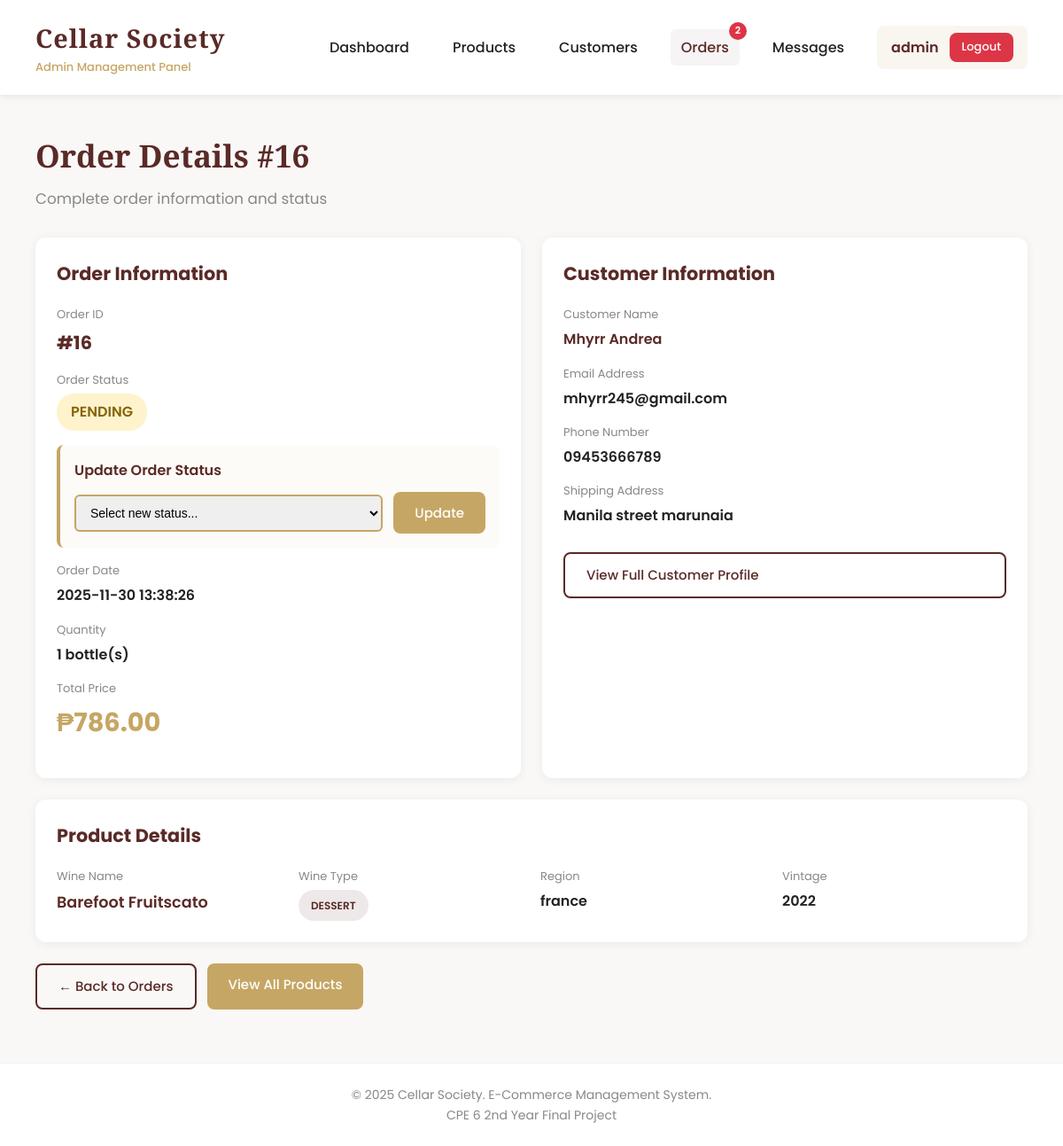
Page /orders/16 (signed in) on the earlier database version.
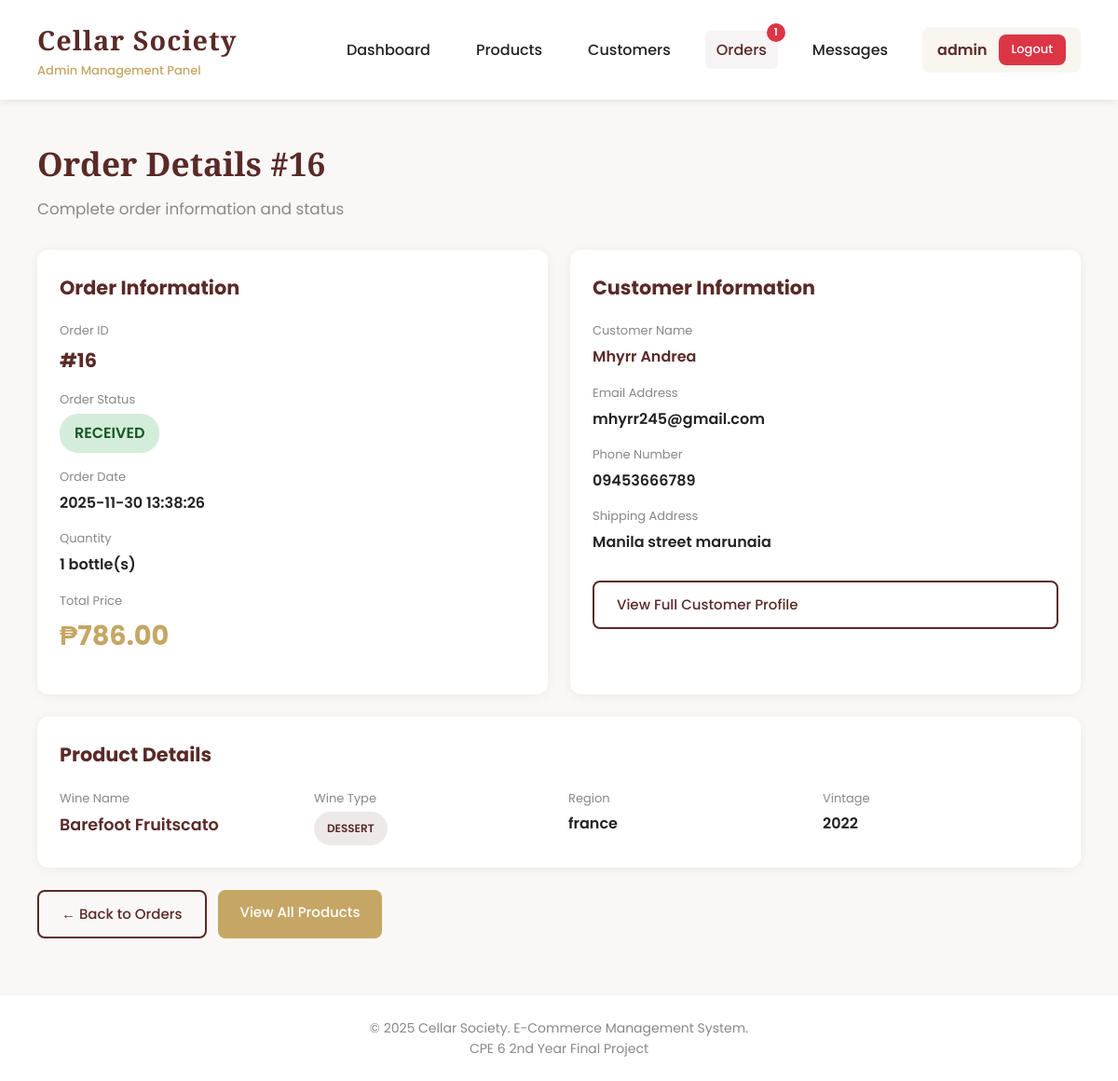
Same page on the later database version.
### app.py (the view)
@app.route('/orders/<int:order_id>')
@login_required
def order_detail(order_id):
    conn = get_db_connection()
    order = conn.execute('''
        SELECT o.*,
               c.name as customer_name, c.email as customer_email,
               c.phone as customer_phone, c.address as customer_address,
               p.name as product_name, p.type as product_type,
               p.region as product_region, p.vintage as product_vintage
        FROM orders o
        JOIN customers c ON o.customer_id = c.id
        JOIN products p ON o.product_id = p.id
        WHERE o.id = ?
    ''', (order_id,)).fetchone()
    conn.close()
    if not order:
        flash('Order not found', 'error')
        return redirect(url_for('orders'))
    return render_template('admin/order_detail.html', order=order)

### app.py (called while the page is built)
def get_db_connection():
    conn = sqlite3.connect('cellar_society.db')
    conn.row_factory = sqlite3.Row
    return conn

def login_required(f):
    @wraps(f)
    def decorated_function(*args, **kwargs):
        if 'admin_id' not in session:
            flash('Please login first', 'error')
            return redirect(url_for('login'))
        return f(*args, **kwargs)
    return decorated_function

def get_admin_notification_counts():
    conn = get_db_connection()
    pending_orders = conn.execute('''
        SELECT COUNT(*) as count FROM orders
        WHERE status = 'Pending'
    ''').fetchone()['count']
    processing_orders = conn.execute('''
        SELECT COUNT(*) as count FROM orders
        WHERE status = 'Processing'
    ''').fetchone()['count']
    unread_messages = conn.execute('''
        SELECT COUNT(*) as count FROM messages
        WHERE sender_type = 'customer' AND is_read = 0
    ''').fetchone()['count']
    conn.close()
    total = pending_orders + processing_orders + unread_messages
    return {
        'pending_orders': pending_orders,
        'processing_orders': processing_orders,
        'unread_messages': unread_messages,
        'total': total
    }

### templates/admin/order_detail.html (shortened to what the changed rows need)
{% extends "admin/base.html" %}
{% block content %}
<div class="page-header">
    <h2>Order Details #{{ order.id }}</h2>
</div>
<div style="display: grid; grid-template-columns: 1fr 1fr; gap: 24px;">
    <div class="card">
        <div style="margin-top: 20px;">
            <div style="margin-bottom: 16px;">
                <p style="color: var(--muted); font-size: 13px; margin-bottom: 4px;">Order Status</p>
                {% if order.status == 'Pending' %}
                    <span class="badge warning" style="font-size: 16px; padding: 8px 16px;">Pending</span>
                {% elif order.status == 'Processing' %}
                    <span class="badge primary" style="font-size: 16px; padding: 8px 16px;">Processing</span>
                {% elif order.status == 'Delivered' %}
                    <span class="badge success" style="font-size: 16px; padding: 8px 16px;">Delivered</span>
                {% elif order.status == 'Received' %}
                    <span class="badge success" style="font-size: 16px; padding: 8px 16px;">Received</span>
                {% elif order.status == 'Cancelled' %}
                    <span class="badge danger" style="font-size: 16px; padding: 8px 16px;">Cancelled</span>
                {% else %}
                    <span class="badge" style="font-size: 16px; padding: 8px 16px;">{{ order.status }}</span>
                {% endif %}
            </div>
            {% if order.status not in ['Received', 'Cancelled'] %}
            <div style="margin-bottom: 16px; padding: 16px; background: rgba(198, 166, 100, 0.05); border-radius: 8px; border-left: 4px solid var(--accent);">
                <p style="font-weight: 600; color: var(--primary); margin-bottom: 12px;">Update Order Status</p>
                <form method="POST" action="{{ url_for('update_order_status', order_id=order.id) }}">
                    <div style="display: flex; gap: 12px; align-items: center;">
                        <select name="status" required
                                style="flex: 1; padding: 10px 12px; border-radius: 6px; border: 2px solid var(--accent); font-size: 14px; font-weight: 500;">
                            <option value="">Select new status...</option>
                        </select>
                        <button type="submit" class="btn accent" onclick="return confirm('Confirm status update?');">
                            Update
                        </button>
                    </div>
                </form>
            </div>
            {% endif %}
        </div>
    </div>
</div>
{% endblock %}

Differences in the rows shown:
changed orders id 16: status "Pending" → "Received" (drawn)
Other differences:
{{ notifications.pending_orders + notifications.processing_orders }}: "2" → "1"
form field status: "Select new status..." → (not shown)
text no longer shown: "PENDING Update Order Status Update"
text now shown: "RECEIVED"
